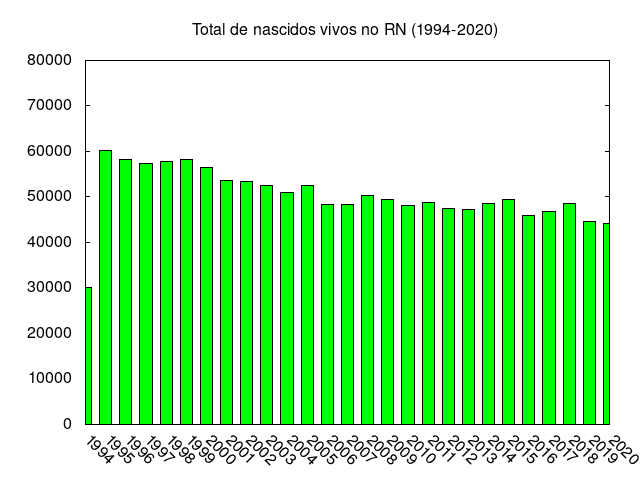

This chart was generated by the following gnuplot code:
# Inicialização
clear
reset
set key off

# Configurações de saida: inclui formato de exportação, tamanho do gráfico, 
# fontes utilizadas e nome do arquivo de saída

# Exportação para o formato PNG
set terminal png size 640,480 enhanced font 'Helvetica,12'
set output 'histograma.png'

# Exportação para o formato JPG
# set terminal jpeg size 640,480 enhanced font 'Helvetica' 12
# set output 'histograma.jpg'

# Exportação para o formato SVG
# set terminal svg size 640,480 enhanced background rgb 'white' fname 'Helvetica' fsize 14 butt solid
# set output 'histograma.svg'

# Título do gráfico
set title 'Total de nascidos vivos no RN (1994-2020)'

# Configurações do eixo horizontal
set xrange[1994:2020]           # Faixa de valores
set xtics 1                     # Salto entre valores
set xtic rotate by -45 scale 0  # Rotação dos rótulos

# Configurações do eixo vertical
set yrange[0:80000]             # Faixa de valores

# Seleção do tipo de gráfico a ser gerado (histograma)
set style data histogram
set style histogram clustered gap 1
set style fill solid border -1      # Preenchimento e contorno
set linetype 1 lc rgb 'green'       # Cor
set boxwidth 0.6                    # Largura das barras verticais

# Plotagem do gráfico
# Os dados a serem plotados constam no arquivo totais.dat
plot 'totais.dat' using 1:2 title '' smooth freq with boxes